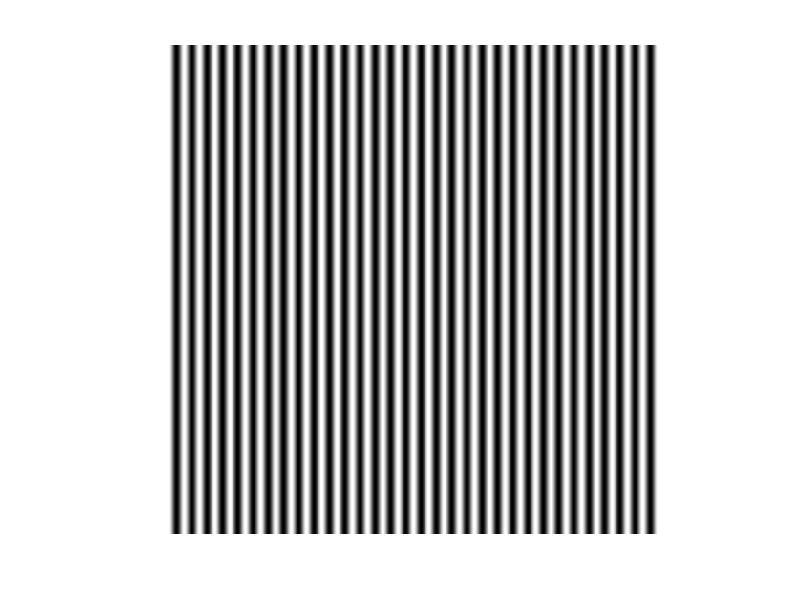

MATLAB code for this plot: (Note: this script raises an error after producing the figure.)
ncyc = 32;
sz = 512;
period = sz/ncyc;
mag = 4

[x y] = meshgrid(1:sz,1:sz);
im = 0.5 + 0.5*cos(2*pi*x/period);
figure
imshow(im)

[f p] = uiputfile('*.tif')
imwrite(imresize(im,mag),fullfile(p,f));


